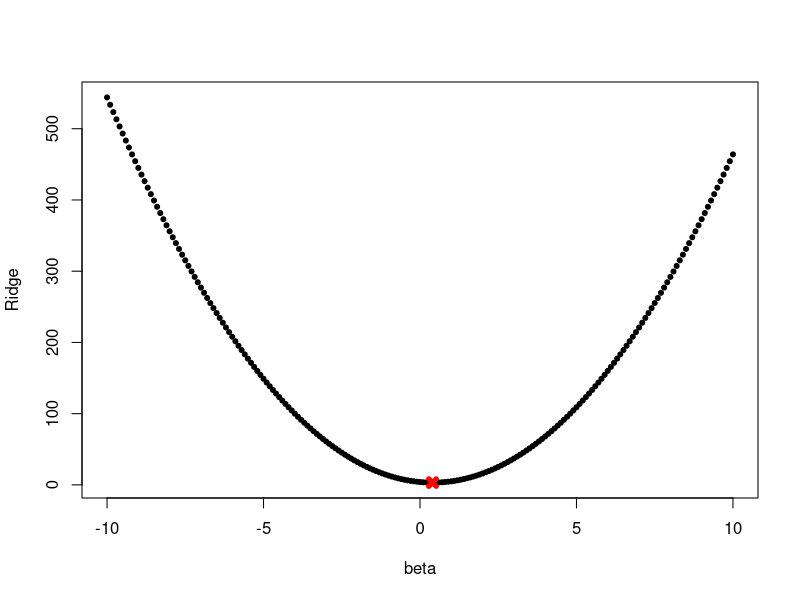
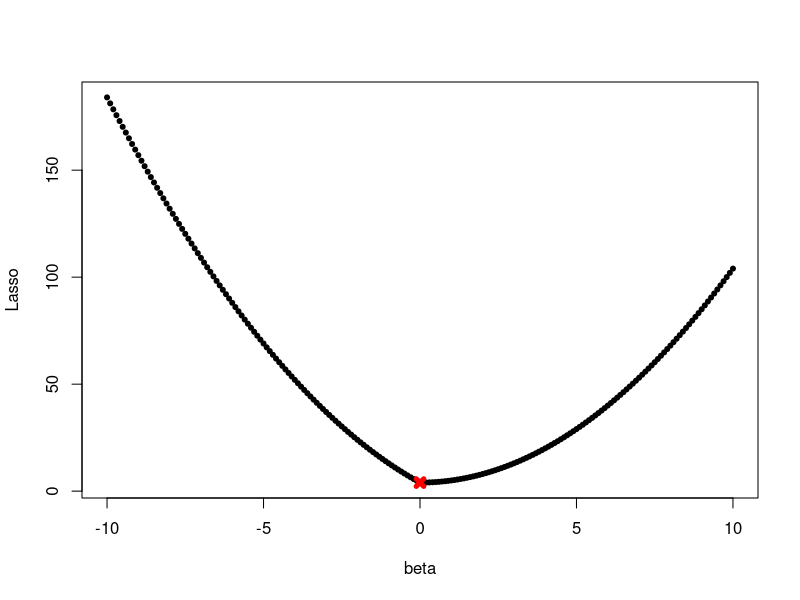

Reproduce these figures in R, in order.
y = 2
lambda = 4
beta = seq(-10, 10, 0.1)
plot(beta, (y - beta)^2 + lambda * beta^2, pch = 20, xlab = "beta", ylab = "Ridge")
beta.est = y / (1 + lambda)
points(beta.est, (y - beta.est)^2 + lambda * beta.est^2, col = "red", pch = 4, lwd = 5)


y = 2
lambda = 4
beta <- seq(-10, 10, 0.1)
plot(beta, (y - beta)^2 + lambda * abs(beta), pch = 20, xlab = "beta", ylab = "Lasso")
beta.est = y - lambda / 2
points(beta.est, (y - beta.est)^2 + lambda * abs(beta.est), col = "red", pch = 4, lwd = 5)